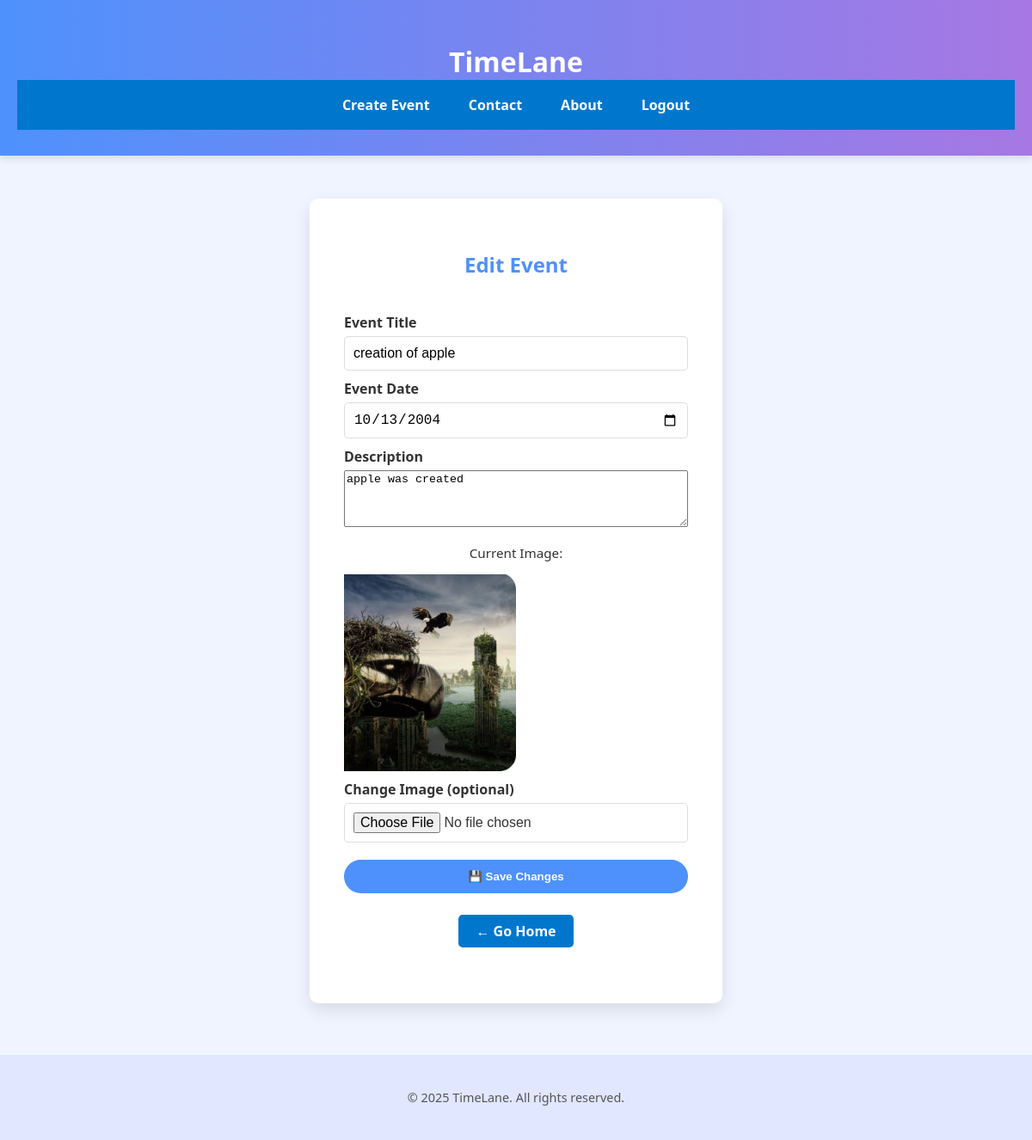
/edit_event/2 (signed in), run on the app's committed database.
### tables this page shows
CREATE TABLE events (
                id INTEGER PRIMARY KEY AUTOINCREMENT,
                user_id INTEGER NOT NULL,
                title TEXT NOT NULL,
                description TEXT,
                date TEXT NOT NULL, image_filename TEXT, is_published INTEGER DEFAULT 0,
                FOREIGN KEY (user_id) REFERENCES users(id)
            );

### main.py (the view, shortened to what this page needs)
@app.route('/edit_event/<int:event_id>', methods=['GET', 'POST'])
def edit_event(event_id):
    if 'user_id' not in session:
        return redirect(url_for('login'))
    conn = get_db_connection()
    c = conn.cursor()
    c.execute('SELECT * FROM events WHERE id = ? AND user_id = ?', (event_id, session['user_id']))
    event = c.fetchone()
    if not event:
        conn.close()
        return "Event not found or access denied", 404
    conn.close()
    return render_template('edit_event.html', event=event)

### main.py (called while the page is built)
def get_db_connection():
    conn = sqlite3.connect(DATABASE)
    conn.row_factory = sqlite3.Row
    return conn

### templates/edit_event.html (shortened to what this page needs)
{% extends "base.html" %}
{% block content %}
  <h2>Edit Event</h2>
  <form method="POST" enctype="multipart/form-data">
    <label for="event_title">Event Title</label>
    <input type="text" id="event_title" name="event_title" value="{{ event['title'] }}" required />
    <label for="event_date">Event Date</label>
    <input type="date" id="event_date" name="event_date" value="{{ event['date'] }}" required />
    <label for="event_description">Description</label>
    <textarea id="event_description" name="event_description" rows="4">{{ event['description'] }}</textarea>
    {% if event['image_filename'] %}
      <p>Current Image:</p>
      <img src="{{ url_for('static', filename='uploads/' + event['image_filename']) }}" width="200">
    {% endif %}
    <label for="event_image">Change Image (optional)</label>
    <input type="file" id="event_image" name="event_image" accept="image/*" />
    <button type="submit" class="btn">💾 Save Changes</button>
  </form>
{% endblock %}

### static/form.css (style rules this page uses)
:root { --main-color: #4e91fc; --bg-color: #f0f4ff; --text-color: #333; --form-bg: #ffffff; --form-border: #ddd; }
body { font-family: 'Segoe UI', Tahoma, Geneva, Verdana, sans-serif; background-color: var(--bg-color); color: var(--text-color); margin: 0; }
.form-container h2 { text-align: center; margin-bottom: 30px; color: var(--main-color); }
form { display: flex; flex-direction: column; }
label { margin: 10px 0 5px; font-weight: bold; }
input { padding: 10px; border: 1px solid var(--form-border); border-radius: 5px; font-size: 1rem; }
.btn { margin-top: 20px; padding: 12px; background-color: var(--main-color); color: white; font-weight: bold; border: none; border-radius: 30px; cursor: pointer; transition: all 0.3s ease; }
.form-container p { margin-top: 20px; text-align: center; font-size: 0.95rem; }

### data on the page
events: event_title "creation of apple", event_date "10/13/2004", event_description "apple was created", image_filename (picture)
